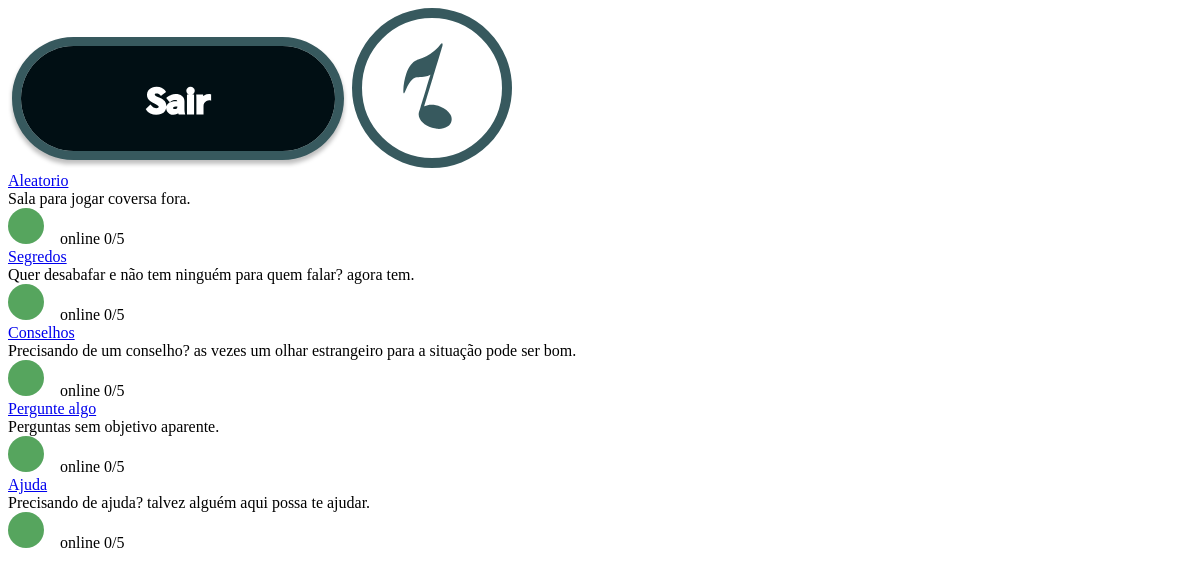
/project/src/php/salas.php, run on an earlier commit of the app's database.
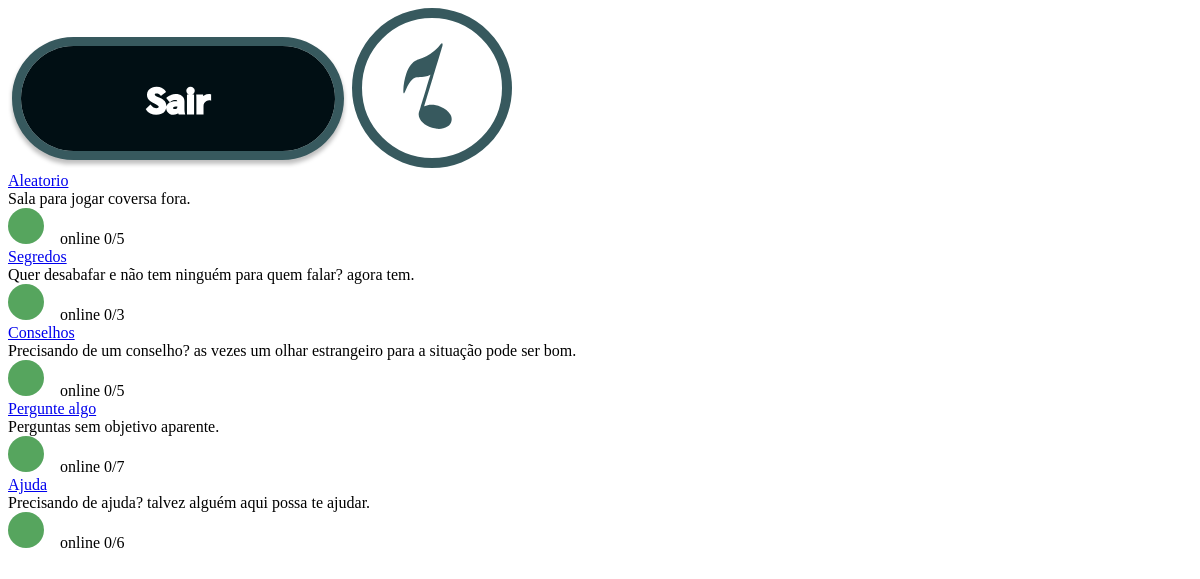
And on a later commit of the database.
### tables this page shows
CREATE TABLE sala (
  codigo INTEGER AUTO_INCREMENT PRIMARY KEY,
  capacidade INTEGER NOT NULL,
  usuarios_online INTEGER NOT NULL,
  tema VARCHAR(50) NOT NULL,
  descricao VARCHAR(200) NOT NULL);

### project/src/class/Connection.php (called while the page is built)
<?php
class Connection {
  public static $connection;
  public static function connect(){
    if(!isset(self::$connection)){
      try{
        self::$connection = new PDO("mysql:host=localhost; dbname=chat", "admchat", "12345");
      }
      catch(PDOException $e){
        echo "Erro de conexão: ". $e->getMessage();
        die();
      }
    }
    return self::$connection;
  }
} ?>

### project/src/class/SalaDAO.php (called while the page is built)
<?php
require_once "Connection.php";
class SalaDAO {
  public $connection;
  public function __construct() {
    $this->connection = Connection::connect();
  }
  public function listar() {
    try {
      $query = $this->connection->prepare("select * from sala");
      $query->execute();
      return $query->fetchAll(PDO::FETCH_CLASS, "Sala");
    }
    catch (PDOException $e){
      echo "<p>Erro no acesso aos dados: ". $e->getMessage()."</p>";
    }
  }
} ?>

### project/src/class/Sala.php (called while the page is built, shortened)
<?php
class Sala {
  private $codigo;
  private $tema;
  private $capacidade;
  private $descricao;
  public function getUsuariosOnline(){
    return "0";
  }
  public function getId(){
    return $this->codigo;
  }
  public function getTema(){
    return $this->tema;
  }
  public function getCapacidade(){
    if ($this->capacidade != 0) {
      return $this->capacidade;
    }
    return "0";
  }
  public function getDescricao(){
    return $this->descricao;
  }
} ?>

### project/src/php/salas.php (the view, shortened to what this page needs)
<?php $id = isset($_GET['id']) ? $_GET['id'] : "None";?>
<body id="salas">
  <header>
    <a href="./main.php?acao=index"><img src="../img/Sair.svg" id="voltar"></a>
    <?php include "./php/include/mute.php"; ?>
  </header>
  <div class="wrapper">
    <?php
    require_once "./class/Sala.php";
    require_once "./class/SalaDAO.php";
    $salas = new SalaDAO();
    $lista = $salas->listar();
    ?>
    <?php
    foreach ($lista as $sala) { ?>
      <div class="sala">
        <div class="tema">
          <a href=<?="./main.php?acao=chat&sala=".$sala->getId()."&id=".$id?> id="exemploSala"><?=$sala->getTema()?></a>
        </div>
        <div class="desc">
          <?=$sala->getDescricao()?>
        </div>
        <div class="online">
          <img class="img-online" src="../img/Disp.svg">
          &nbsp;&nbsp;&nbsp;online <?=$sala->getUsuariosOnline()?>/<?=$sala->getCapacidade()?>
        </div>
      </div>
    <?php } ?>
  </div>
</body>

### project/src/php/include/mute.php (shortened to what this page needs)
<img src="../img/Mute.svg" onclick="mute()" class="mute">

What changed in the data, as far as the page shows it:
changed sala "Segredos": capacidade "5" → "3"
changed sala "Pergunte algo": capacidade "5" → "7"
changed sala "Ajuda": capacidade "5" → "6"
